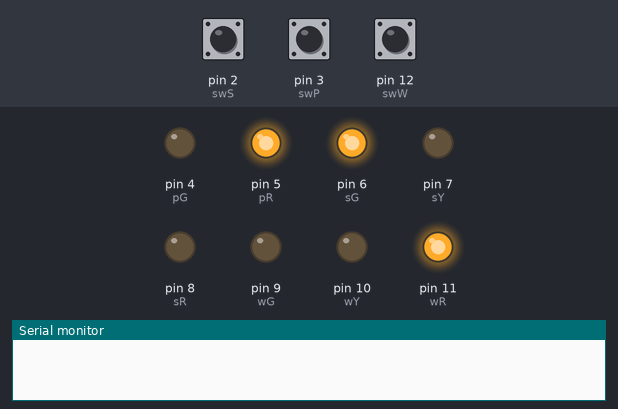
A sketch run on a simulated Arduino Uno, built with avr-gcc and run on an emulated ATmega328P. Parts: output pins drawn as LEDs (lit = HIGH), the last lines printed to the serial monitor. The test bench sets the inputs (shaded band); at power-on: pin 3 (swP) HIGH, pin 2 (swS) HIGH, pin 12 (swW) HIGH.

Above: at 6.8 s.
6.9 s: pin 3 (swP) pulled LOW for 2.6 s
At 11.0 s:
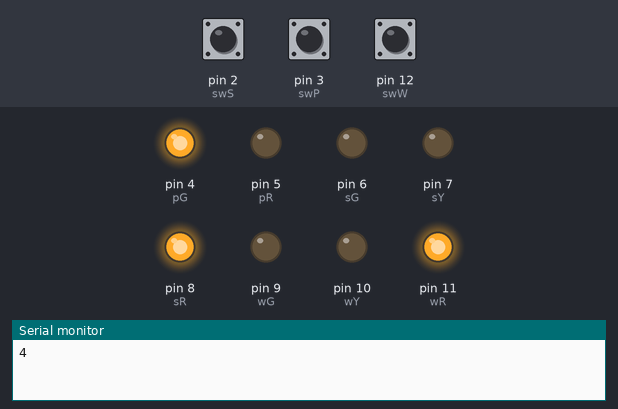
11.2 s: pin 2 (swS) pulled LOW for 2.6 s
At 14.0 s:
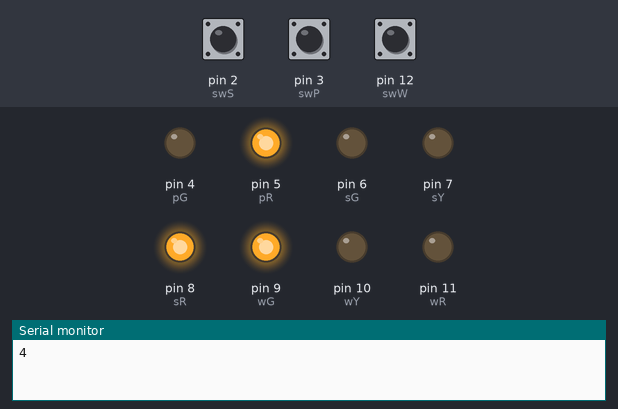
15.3 s: pin 12 (swW) pulled LOW for 2.6 s
At 15.6 s:
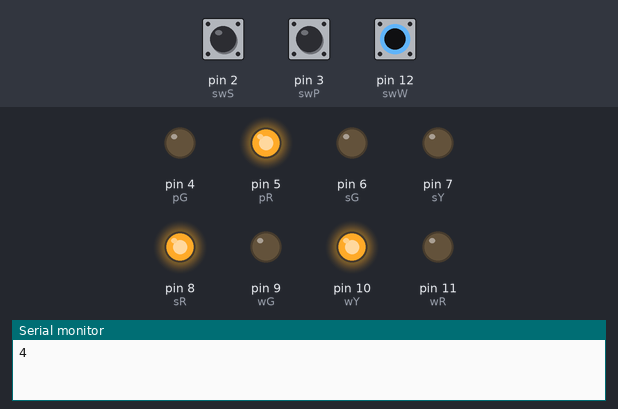
Timing chart, 0 to 18.3 s (numbered marks = the images above; inputs shaded):
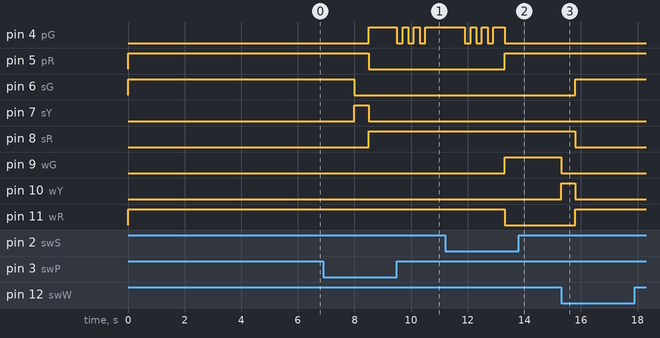

The sketch:

ITC_Assignment_05_new.ino
```cpp
// C++ code
//#define
//for people
int pG = 4 ;
int pR = 5 ;

//for south
int  sG =  6 ;
int sY =  7 ;
int sR =  8 ;

//for west
int  wG = 9 ;
int  wY = 10 ;
int wR  = 11 ;

//switch for west
int  swW = 12 ;
//switch for south
int  swS = 2 ;
//switch for people
int swP = 3 ;

//state
int  waitwest = 1 ;
int west =  2 ;
int waitsouth =  3 ;
int  south =  4 ;
int   waitwalk = 5 ;
int  walk  = 6 ;


class LedTraffic
{
  public:
    int commandlist[6][8] =
    {
  //  0         1          2           3           4              5              6              7
      //south 4
      {south    , waitwest , south     , waitwest  , waitwalk     , waitwalk     , waitwalk     , waitwalk},
      //waitsouth 3
      {south    , south    , south     , south     , waitwalk     , waitwalk     , waitwalk     , waitwalk},
      //west 2
      {west     , west     , waitsouth , waitsouth , waitwalk     , waitwalk     , waitwalk     , waitwalk},
      //waitwest 1
      {west     , west     , west      , west      , waitwalk     , waitwalk     , waitwalk     , waitwalk},
      //walk 6
      {walk    , west     , south     , south     , walk         , walk         , walk         , walk},
      //waitwalk 5
      {walk     , walk     , walk      , walk      , walk         , walk         , walk         , walk}
    };
    int command = south;

    int stat = 0;
    //strcpy (command,String(commandlist[1][1]));
    //memcpy(command,command, sizeof(command));

    int oldcommand = south;
    int delaytime = 2000;

    void Control()
    {
      //Serial.println(command);
      if (command == west)
      {
        led("green", "red", "red");
        delaytime = 2000;
      }
      if (command == waitwest)
      {
        led("red", "yellow", "red");
        delaytime = 500;
      }

      if (command == south)
      {
        led("red", "green", "red");
        delaytime = 2000;
      }
      if (command == waitsouth)
      {
        led("yellow", "red", "red");
        delaytime = 500;
      }

      if (command == walk)
      {
        if (stat == 0)
        {
          led("red", "red", "green");
          delaytime = 1000;
        }
        if (stat == 1)
        {
          led("red", "red", "off");
          delaytime = 200;
        }
        if (stat == 2)
        {
          led("red", "red", "green");
          delaytime = 200;
        }
        if (stat == 3)
        {
          led("red", "red", "off");
          delaytime = 200;
        }
        if (stat == 4)
        {
          led("red", "red", "green");
          delaytime = 200;
        }
        if (stat == 5)
        {
          led("red", "red", "off");
          delaytime = 200;
        }
        if (stat == 6)
        {
          led("red", "red", "green");
          delaytime = 200;
        }

      }
      if (command == waitwalk)
      {

        if (oldcommand == south)
        {
          Serial.println(oldcommand);
          led("red", "yellow", "red");
        }
        else if (oldcommand == west)
        {
          led("yellow", "red", "red");
        }
        else
        {
          led("red", "red", "red");
        }
        delaytime = 500;
      }
    }

    int commandtoInt()
    {
      //char scommand[20]=command;
      //char scommand[20]=String(command);
      if (command == south)
      {
        return 0;
      }
      if (command == waitsouth)
      {
        return 1;
      }
      if (command == west)
      {
        return 2;
      }
      if (command == waitwest)
      {
        return 3;
      }
      if (command == walk)
      {
        return 4;
      }
      if (command == waitwalk)
      {
        return 5;
      }
      else
      {
        return 99;
      }
    }
    int flip(int num)
    {
      if (num == 1)
        return 0;
      else
        return 1;
    }
    void SwtoCommand()
    {
      //Serial.println(stat);
      int westsw = digitalRead(swW);
      int southsw = digitalRead(swS);
      int walksw = digitalRead(swP);

      walksw = flip(walksw);
      southsw = flip(southsw);
      westsw = flip(westsw);

//      Serial.print("s:");
//      Serial.println(southsw );
//      Serial.print("w:");
//      Serial.println(westsw);
//      Serial.print("p:");
//      Serial.println(walksw );
//      Serial.print("sum:");
//      Serial.println(southsw + westsw * 2 + walksw * 4);
//      Serial.println();

      if (stat < 7 && command == walk && walksw == 0)
      {
        stat++;
      }
      else if (walksw == 1 && command == walk)
      {
        stat = 0;
      }
      else
      {
        oldcommand = command;
        command = commandlist[commandtoInt()][southsw + westsw * 2 + walksw * 4];
        stat = 0;
      }
    }

    void led(char westl[10], char southl[10], char walkl[10])
    {
      if (walkl == "red")
      {
        digitalWrite(pG, 0);
        digitalWrite(pR, 1);
      }
      else if (walkl == "off")
      {
        digitalWrite(pG, 0);
        digitalWrite(pR, 0);
      }
      else
      {
        digitalWrite(pG, 1);
        digitalWrite(pR, 0);
      }
      if (westl == "red")
      {
        digitalWrite(wG, 0);
        digitalWrite(wY, 0);
        digitalWrite(wR, 1);
      }
      else if (westl == "yellow")
      {
        digitalWrite(wG, 0);
        digitalWrite(wY, 1);
        digitalWrite(wR, 0);
      }
      else
      {
        digitalWrite(wG, 1);
        digitalWrite(wY, 0);
        digitalWrite(wR, 0);
      }
      if (southl == "red")
      {
        digitalWrite(sG, 0);
        digitalWrite(sY, 0);
        digitalWrite(sR, 1);
      }
      else if (southl == "yellow")
      {
        digitalWrite(sG, 0);
        digitalWrite(sY, 1);
        digitalWrite(sR, 0);
      }
      else
      {
        digitalWrite(sG, 1);
        digitalWrite(sY, 0);
        digitalWrite(sR, 0);
      }
    }
};
void setup() {
  pinMode(4, OUTPUT);
  pinMode(5, OUTPUT);
  pinMode(6, OUTPUT);
  pinMode(7, OUTPUT);
  pinMode(8, OUTPUT);
  pinMode(9, OUTPUT);
  pinMode(10, OUTPUT);
  pinMode(11, OUTPUT);
  pinMode(2, INPUT_PULLUP);
  pinMode(12, INPUT_PULLUP);
  pinMode(3, INPUT_PULLUP);

  Serial.begin(9600);
}

LedTraffic play;

void loop()
{
  play.Control();
  delay(play.delaytime);
  play.SwtoCommand();
}
```

Measured:
- after the input at 6.9 s, pin 4 (pG): LOW → HIGH after 1.6 s, then repeats every 0.40 s: LOW 0.20 s, HIGH 0.20 s; pin 5 (pR): HIGH → LOW after 1.6 s; pin 6 (sG): HIGH → LOW after 1.1 s; pin 7 (sY): LOW → HIGH after 1.1 s, → LOW 0.50 s later; pin 8 (sR): LOW → HIGH after 1.6 s
- after the input at 11.2 s, pin 5 (pR), pin 9 (wG): LOW → HIGH after 2.1 s; pin 11 (wR): HIGH → LOW after 2.1 s
- after the input at 15.3 s, pin 6 (sG), pin 11 (wR): LOW → HIGH after 0.50 s; pin 8 (sR): HIGH → LOW after 0.50 s; pin 9 (wG): HIGH → LOW at once; pin 10 (wY): LOW → HIGH at once, → LOW 0.50 s later
